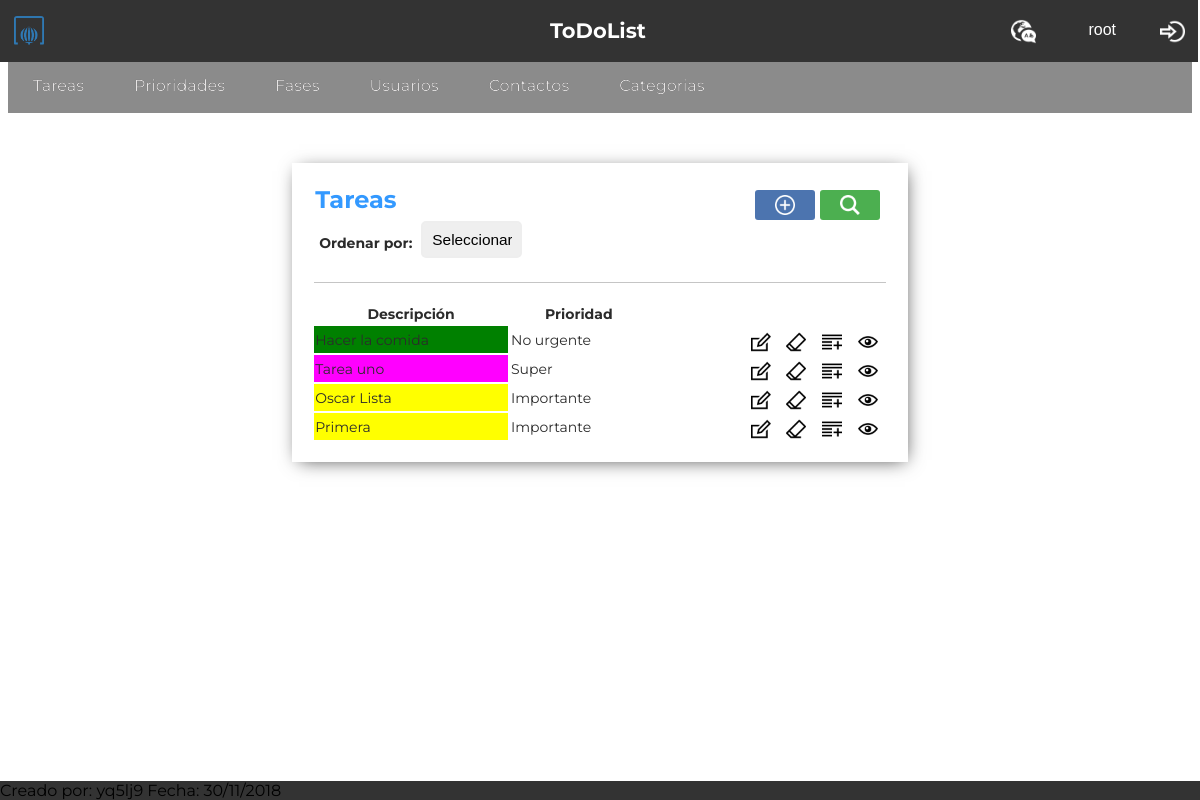
The app's page /Controllers/Tareas_Controller.php (signed in) with its own data.
### tables this page shows
CREATE TABLE `tareas` (
  `id_tarea` int(11) NOT NULL,
  `descripcion` mediumtext NOT NULL,
  `Fecha_Ini` date NOT NULL,
  `Fecha_Fin` date NOT NULL,
  `completada` tinyint(4) NOT NULL DEFAULT '0',
  `USUARIOS_login` varchar(15) NOT NULL,
  `CATEGORIAS_id_CATEGORIAS` int(11) NOT NULL,
  `PRIORIDADES_nivel` int(11) NOT NULL
);

CREATE TABLE `prioridades` (
  `nivel` int(11) NOT NULL,
  `descripcion` varchar(45) NOT NULL,
  `color` varchar(45) NOT NULL
);

### Models/TAREAS_Model.php (called while the page is built, shortened)
<?php
class TAREAS_Model {
function __construct($id_tarea,$descripcion,$fecha_ini,$fecha_fin,$completada,$USUARIOS_login,$CATEGORIAS_id_CATEGORIAS,$PRIORIDADES_nivel){
	include_once '../Models/Access_DB.php';
	$this->mysqli = ConnectDB();
}
function TareasShowAll(){
	$sql = "SELECT id_tarea,t.descripcion AS descripcion_tarea ,p.descripcion
	AS descripcion_prioridad, p.color AS color_tarea, Fecha_Ini, t.completada AS completa FROM tareas t,prioridades p WHERE t.PRIORIDADES_nivel = p.nivel";
	if (!($resultado = $this->mysqli->query($sql))){
		return 'No existe';
	}
    else{
		$result = $resultado;
		return $result;
	}
}
}
?>

### Models/Access_DB.php (called while the page is built)
<?php
function ConnectDB()
{
    $mysqli = new mysqli("localhost", "root", "", "todolist");
	if ($mysqli->connect_errno) {
		include './MESSAGE.php';
		new MESSAGE("Fallo al conectar a MySQL: (" . $mysqli->connect_errno . ") " . $mysqli->connect_error, './index.php');
		return false;
	}
	else{
		return $mysqli;
	}
}
?>

### Views/Tareas_SHOWALL.php (the view, shortened to what this page needs)
<?php
include '../Views/Header.php';
 class Tareas_SHOWALL{
	var $datos;
	function __construct($datos,$enlace){
		$this -> datos = $datos;
		$this -> pinta();
	}
	function pinta(){
?>
        <div class="showall">
            <table class="showAllUsers">
				<tr><th class="title" colspan="4"><?php echo $strings['Tareas']; ?>
				<form class="tableActions" action="../Controllers/Tareas_Controller.php" method="">
					<button class="buscar-little" name="action" value="Confirmar_SEARCH" type="submit"></button>
					<button class="anadir-little"  name="action" value="Confirmar_ADD" type="submit"></button>
				</form>
				<form class="tableActions" action="../Controllers/Tareas_Controller.php" method="">
					<div>
						<label class="lblSearch" for="action">Ordenar por:</label>
						<select class="slcSearch" name="action" id="action" onchange="this.form.submit()">
							<option value="">Seleccionar</option>
						</select>
					</div>
				</form>
				</th></tr>
				<tr>
					<th><?php echo $strings['Descripcion']; ?></th>
					<th><?php echo $strings['Prioridad']; ?></th>
					<th></th>
				</tr>
			<?php
				while($fila = $this ->datos->fetch_array()){
			?>
				<tr>
					<form action="../Controllers/Tareas_Controller.php" method="post" name="id_tarea" >
						<td style="background-color:<?php echo $fila['color_tarea']; ?>;" ><?php echo $fila[1]; ?></td>
						<td><?php echo $fila[2]; ?></td>
						<td style="text-align:right">
							<button class="editar" name="action" value="Confirmar_EDIT" type="submit"></button>
							<button class="borrar" name="action" value="Confirmar_DELETE1" type="submit"></button>
							<button class="add" name="action" value="Confirmar_SHOWCURRENT" type="submit"></button>
							<button class="ver" name="action" value="Confirmar_SHOWFASES" type="submit"></button>
						</td>
					</form>
				</tr>
			<?php
				}
			?>
            </table>
        </div>
<?php
    }
}
?>
<footer>
	<?php include '../Views/Footer.php'; ?>

### Views/style.css (style rules this page uses)
form { font-size:14px; color:#2b2b2b; width:50%; margin-left:auto; margin-right:auto; margin-top:50px; padding: 20px 40px 20px 20px; box-shadow: 2px 3px 18px -5px rgba(0,0,0,0.75); }
label { display:block; margin-top:20px; margin-bottom: 10px; margin-left:4px; margin-right: 4px; }
.showAllUsers { font-size:14px; color:#2b2b2b; width:52%; margin-left:auto; margin-right:auto; margin-top:50px; padding: 0px 20px 20px 20px; box-shadow: 2px 3px 18px -5px rgba(0,0,0,0.75); }
.title { text-align:left; font-size:24px; font-weight:bold; border-bottom: 1px solid rgba(114, 114, 114, 0.411); color:#39F; padding-bottom: 20px; }
th { padding-top: 20px; }
button { background-size: 20px 20px; background-position: center; background-repeat: no-repeat; margin-top: 25px; margin-right: 30px; border: none; color: white; padding: 20px 35px; text-align: center; font-size: 16px; cursor: pointer; border-radius: 3px; background-color:green; }
.buscar-little { vertical-align: text-bottom; float: right; margin-top: 5px; margin-right: 5px; padding: 15px 30px; background-image: url(../img/buscar.png); background-color: #4CAF50; }
.anadir-little { vertical-align: text-bottom; float: right; margin-top: 5px; margin-right: 5px; padding: 15px 30px; background-image: url(../img/anadir.png); background-color: rgb(76, 116, 175); }
.editar { background-image: url(../img/editar.png); background-color: Transparent; background-repeat:no-repeat; border: none; cursor:pointer; overflow: hidden; outline:none; margin-top: 5px; margin-right: 2px; padding: 10px 15px; }
.borrar { background-image: url(../img/borrar.png); background-color: Transparent; background-repeat:no-repeat; border: none; cursor:pointer; overflow: hidden; outline:none; margin-top: 5px; margin-right: 2px; padding: 10px 15px; }
.add { background-image: url(../img/add.png); background-color: Transparent; background-repeat:no-repeat; border: none; cursor:pointer; overflow: hidden; outline:none; margin-top: 5px; margin-right: 2px; padding: 10px 15px; }
.ver { background-image: url(../img/ver.png); background-color: Transparent; background-repeat:no-repeat; border: none; cursor:pointer; overflow: hidden; outline:none; margin-top: 5px; margin-right: 2px; padding: 10px 15px; }
select { border: solid 2px #EEEEEE; margin: 2px 12px 2px 0px; padding: 8px; border-radius: 5px; font-size: 1.1em; -webkit-appearance: none; -moz-appearance: none; text-indent: 1px; text-overflow: ''; }
.tableActions { display: contents; }
.lblSearch { float: left; }
.slcSearch { margin-top: 7px; margin-left: 5px; }

### records on screen
tareas: descripcion "Hacer la comida", PRIORIDADES_nivel.descripcion "No urgente"
tareas: descripcion "Tarea uno", PRIORIDADES_nivel.descripcion "Super"
tareas: descripcion "Oscar Lista", PRIORIDADES_nivel.descripcion "Importante"
tareas: descripcion "Primera", PRIORIDADES_nivel.descripcion "Importante"

### other values on screen
$strings['ToDoList'] "ToDoList"
$_SESSION['login'] "root"
$strings['Tareas'] "Tareas"
$strings['Prioridades'] "Prioridades"
$strings['Fases'] "Fases"
$strings['Usuarios'] "Usuarios"
$strings['Contactos'] "Contactos"
$strings['Categorias'] "Categorias"
$strings['Creado por'] "Creado por"
$strings['Fecha'] "Fecha"
$strings['Descripcion'] "Descripción"
$strings['Prioridad'] "Prioridad"
